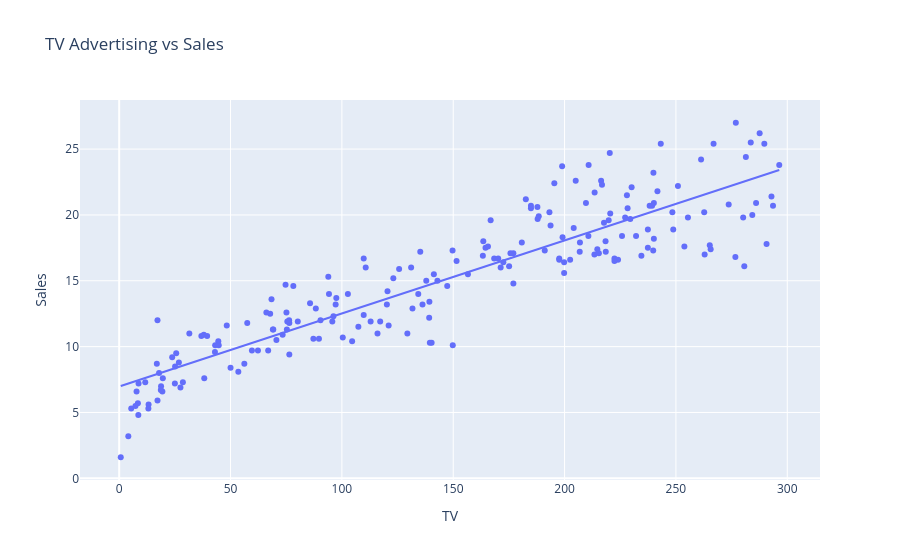
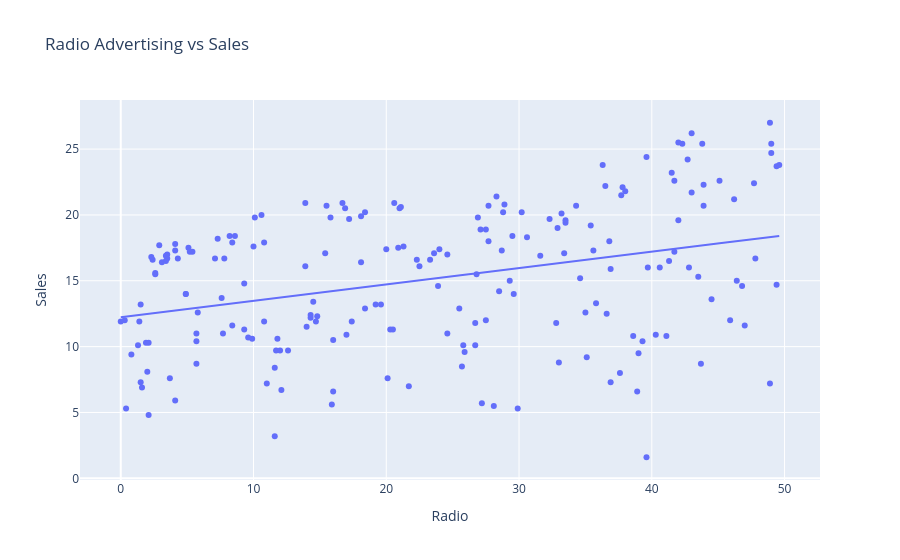
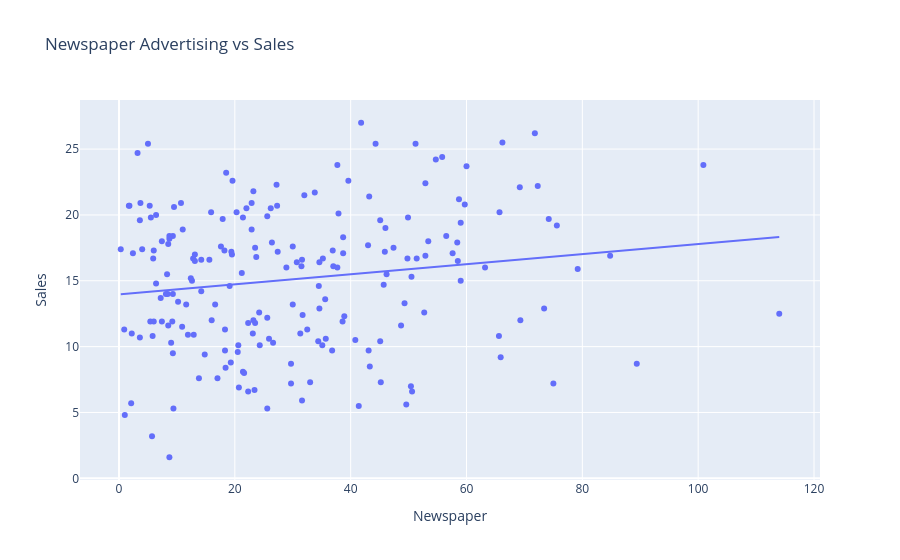

Write notebook code for charts like these, in order.
### Code cell
# visualization: relationships 
fig1 = px.scatter(df, x="TV", y="Sales", title="TV Advertising vs Sales", trendline="ols")
fig1.show()

fig2 = px.scatter(df, x="Radio", y="Sales", title="Radio Advertising vs Sales", trendline="ols")
fig2.show()

fig3 = px.scatter(df, x="Newspaper", y="Sales", title="Newspaper Advertising vs Sales", trendline="ols")
fig3.show()

### Figure 1 — Plotly figure (JSON) as saved in the notebook; plotly's stock layout.template omitted (floating-point values rounded to 4 significant figures; data arrays with more than 128 entries replaced by an {"elided": "..."} marker saying what was removed)
{"data": [{"hovertemplate": "TV=%{x}<br>Sales=%{y}<extra></extra>", "legendgroup": "", "marker": {"color": "#636efa", "symbol": "circle"}, "mode": "markers", "name": "", "orientation": "v", "showlegend": false, "type": "scatter", "x": {"elided": "200 float values"}, "xaxis": "x", "y": {"elided": "200 float values"}, "yaxis": "y"}, {"hovertemplate": "<b>OLS trendline</b><br>Sales = 0.0554648 * TV + 6.97482<br>R<sup>2</sup>=0.812176<br><br>TV=%{x}<br>Sales=%{y} <b>(trend)</b><extra></extra>", "legendgroup": "", "marker": {"color": "#636efa", "symbol": "circle"}, "mode": "lines", "name": "", "showlegend": false, "type": "scatter", "x": {"elided": "200 float values"}, "xaxis": "x", "y": {"elided": "200 float values"}, "yaxis": "y"}], "layout": {"legend": {"tracegroupgap": 0}, "title": {"text": "TV Advertising vs Sales"}, "xaxis": {"anchor": "y", "domain": [0, 1], "title": {"text": "TV"}}, "yaxis": {"anchor": "x", "domain": [0, 1], "title": {"text": "Sales"}}}}

### Figure 2 — Plotly figure (JSON) as saved in the notebook; plotly's stock layout.template omitted (floating-point values rounded to 4 significant figures; data arrays with more than 128 entries replaced by an {"elided": "..."} marker saying what was removed)
{"data": [{"hovertemplate": "Radio=%{x}<br>Sales=%{y}<extra></extra>", "legendgroup": "", "marker": {"color": "#636efa", "symbol": "circle"}, "mode": "markers", "name": "", "orientation": "v", "showlegend": false, "type": "scatter", "x": {"elided": "200 float values"}, "xaxis": "x", "y": {"elided": "200 float values"}, "yaxis": "y"}, {"hovertemplate": "<b>OLS trendline</b><br>Sales = 0.124432 * Radio + 12.2357<br>R<sup>2</sup>=0.122242<br><br>Radio=%{x}<br>Sales=%{y} <b>(trend)</b><extra></extra>", "legendgroup": "", "marker": {"color": "#636efa", "symbol": "circle"}, "mode": "lines", "name": "", "showlegend": false, "type": "scatter", "x": {"elided": "200 float values"}, "xaxis": "x", "y": {"elided": "200 float values"}, "yaxis": "y"}], "layout": {"legend": {"tracegroupgap": 0}, "title": {"text": "Radio Advertising vs Sales"}, "xaxis": {"anchor": "y", "domain": [0, 1], "title": {"text": "Radio"}}, "yaxis": {"anchor": "x", "domain": [0, 1], "title": {"text": "Sales"}}}}

### Figure 3 — Plotly figure (JSON) as saved in the notebook; plotly's stock layout.template omitted (floating-point values rounded to 4 significant figures; data arrays with more than 128 entries replaced by an {"elided": "..."} marker saying what was removed)
{"data": [{"hovertemplate": "Newspaper=%{x}<br>Sales=%{y}<extra></extra>", "legendgroup": "", "marker": {"color": "#636efa", "symbol": "circle"}, "mode": "markers", "name": "", "orientation": "v", "showlegend": false, "type": "scatter", "x": {"elided": "200 float values"}, "xaxis": "x", "y": {"elided": "200 float values"}, "yaxis": "y"}, {"hovertemplate": "<b>OLS trendline</b><br>Sales = 0.038324 * Newspaper + 13.9595<br>R<sup>2</sup>=0.024951<br><br>Newspaper=%{x}<br>Sales=%{y} <b>(trend)</b><extra></extra>", "legendgroup": "", "marker": {"color": "#636efa", "symbol": "circle"}, "mode": "lines", "name": "", "showlegend": false, "type": "scatter", "x": {"elided": "200 float values"}, "xaxis": "x", "y": {"elided": "200 float values"}, "yaxis": "y"}], "layout": {"legend": {"tracegroupgap": 0}, "title": {"text": "Newspaper Advertising vs Sales"}, "xaxis": {"anchor": "y", "domain": [0, 1], "title": {"text": "Newspaper"}}, "yaxis": {"anchor": "x", "domain": [0, 1], "title": {"text": "Sales"}}}}
